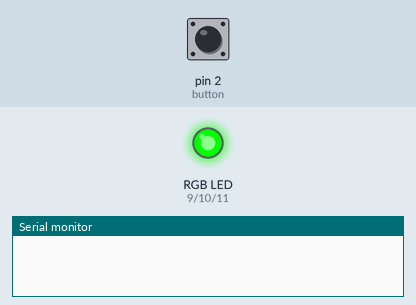
A sketch run on a simulated Arduino Uno, built with avr-gcc and run on an emulated ATmega328P. Shown: an RGB LED mixed from three pins (HIGH = lit), the last lines printed to the serial monitor. Dashed ring = blinking. Inputs (shaded band) come from the test bench; at power-on: pin 2 (button) HIGH.

Above: at 1.2 s.
1.3 s: pin 2 (button) pulled LOW for 3.2 s
At 4.9 s:
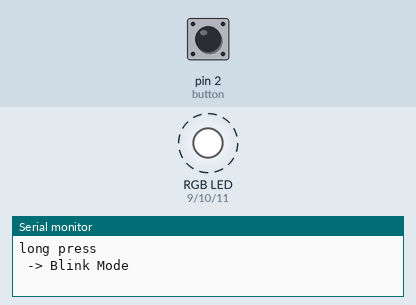
7.5 s: pin 2 (button) pulled LOW for 0.15 s
At 8.4 s:
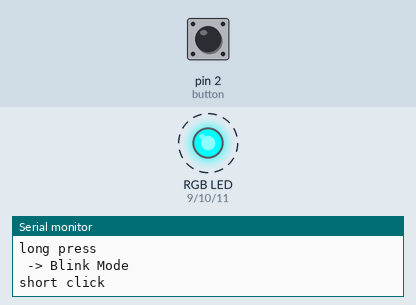
10.6 s: pin 2 (button) pulled LOW for 1 s
At 12.4 s:
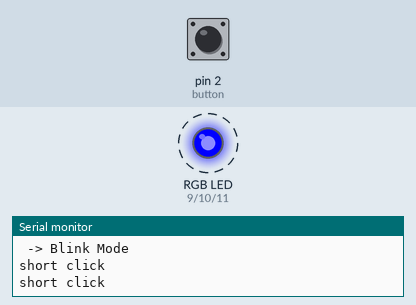
14.6 s: pin 2 (button) pulled LOW for 3.2 s
At 18.63 s:
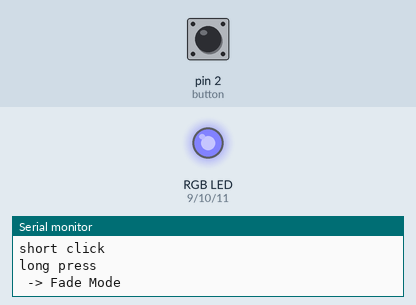
20.8 s: pin 2 (button) pulled LOW for 0.15 s
23.9 s: pin 2 (button) pulled LOW for 0.15 s
Timing chart, 0 to 27.9 s (numbered marks = the images above; inputs shaded):
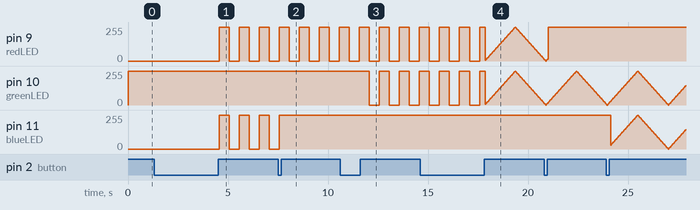

Measured:
- after the input at 1.3 s, pin 9 (redLED), pin 11 (blueLED): alternates 255/255 for 0.50 s and 0/255 for 0.50 s, starting after 3.3 s
- after the input at 7.5 s, pin 11 (blueLED): goes on until 7.6 s, then stays 255/255
- after the input at 10.6 s, pin 10 (greenLED): alternates 255/255 for 0.50 s and 0/255 for 0.50 s, starting after 1.5 s

The sketch:

LightStick.ino
```cpp
//Light Stick
//short-press = change color
//long-press = Switching Mode
//->Constant Light mode: led is always on
//->Blink mode: led is blinking
//->Breathing Light mode: led is fading in and out

const int redLED = 9;
const int greenLED = 10;
const int blueLED = 11;
const int button = 2;

int buttonState = 0;
int lastButtonState = HIGH;
bool buttonPressed = false;
unsigned long pressingTime = 0;
const int longPress = 1500;

unsigned long lastDebounceTime = 0;
const int debounceDelay = 50;

unsigned long blinkTimer = 0;
const int blinkInterval = 500;
bool blinkOn = true;

int brightness = 0;
int fadeAmount = 5;
unsigned long fadeTimer = 0;
const int fadeDelay = 30;

int color = 0;
int currentMode = 0;

void setup() {
  Serial.begin(9600);
  pinMode(redLED, OUTPUT);
  pinMode(greenLED, OUTPUT);
  pinMode(blueLED, OUTPUT);
  pinMode(button, INPUT_PULLUP);
}

void loop() {
  checkButton();
  update();
}

void checkButton() {
   buttonState = digitalRead(button);
   if (buttonState != lastButtonState) {
    lastDebounceTime = millis();
   }

   if ((millis() - lastDebounceTime) > debounceDelay) {
    if (buttonState == LOW && !buttonPressed) {
      pressingTime = millis();
      buttonPressed = true;
    }
    if (buttonState == HIGH && buttonPressed) {
      unsigned long currentTime = millis() - pressingTime;
      if (currentTime < longPress) {
        Serial.println("short click");
        color = color + 1;
        if (color > 6) color = 0;
      } else {
        Serial.println("long press");
        changeMode();
      }
      buttonPressed = false;
    }
   }
   lastButtonState = buttonState;
}

void setRGBColor(int r, int g, int b) {
  analogWrite(redLED, r);
  analogWrite(greenLED, g);
  analogWrite(blueLED, b);
}

void colorList() {
  if (color == 0) {
    setRGBColor(brightness, 255, brightness);//purple
  } else if (color == 1) {
    setRGBColor(brightness, 255, 255);//red
  } else if (color == 2) {
    setRGBColor(brightness, brightness, 255);//yellow
  } else if (color == 3) {
    setRGBColor(255, brightness, 255);//green
  } else if (color == 4) {
    setRGBColor(255, brightness, brightness);//cyan
  } else if (color == 5) {
    setRGBColor(255, 255, brightness);//blue
  } else if (color == 6) {
    setRGBColor(brightness, brightness, brightness);//white
  }
}

void changeMode() {
  currentMode = currentMode + 1;
  if (currentMode >= 3) {
    currentMode = 0;
  }

  if (currentMode == 0) {
    Serial.println(" -> Steady Mode");
  }

  if (currentMode == 1) {
    blinkTimer = 0;
    blinkOn = true;
    Serial.println(" -> Blink Mode");
  }

   if (currentMode == 2) {
    Serial.println(" -> Fade Mode");
  }
}

void update() {
  unsigned long currentTime = millis();

  if (currentMode == 0) {
    brightness = 0;
    colorList();
  }

  if (currentMode == 1) {
    if (currentTime - blinkTimer > blinkInterval) {
      blinkOn = !blinkOn;
      blinkTimer = currentTime;
    }
    if (blinkOn) {
      colorList();
    } else {
      setRGBColor(255, 255, 255);
    }
  }

  if (currentMode == 2) {
    if(currentTime -fadeTimer >= fadeDelay) {
      fadeTimer = currentTime;
      brightness += fadeAmount;
      if (brightness <= 0 || brightness >= 255) {
      fadeAmount = -fadeAmount;
    }
    colorList();
    }
  }
}
```
